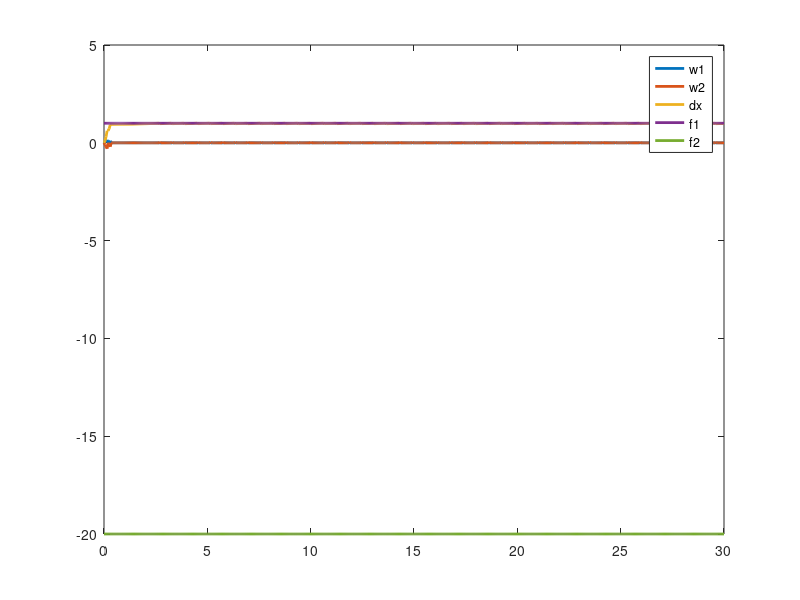
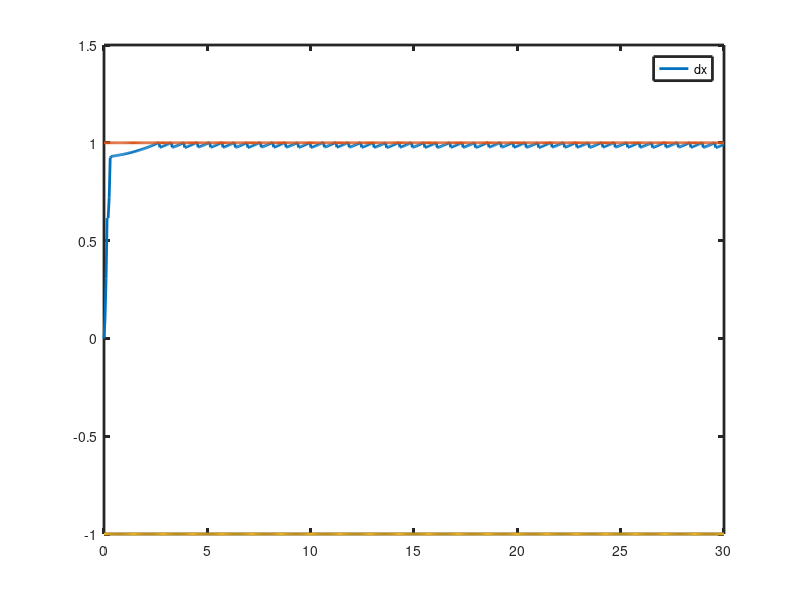
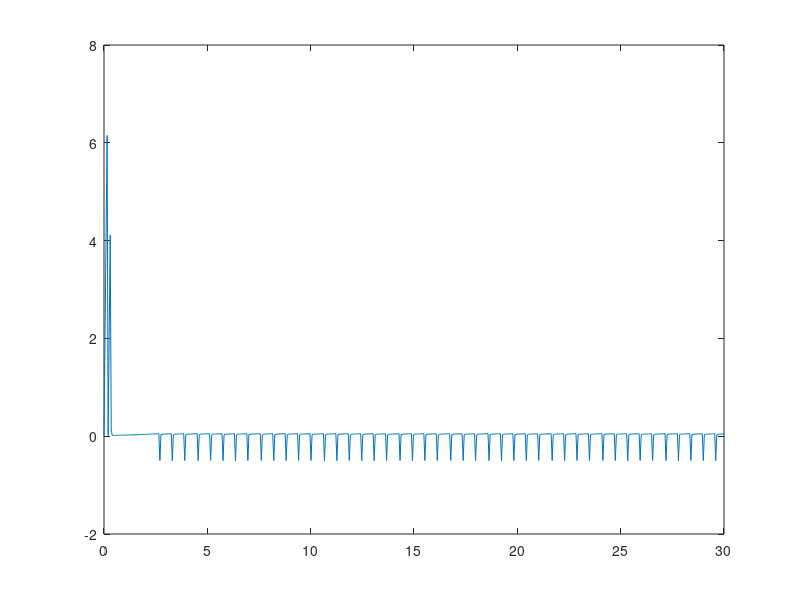

Reproduce these figures in MATLAB, in order.
##simple gear 

engaged = 0;  #reduces chatter
alpha  = 20;  #gear ratio
m1 = 1;
m2 = 10;
tend = 30;
h = 1/20;     #time step
N = tend/h;
T =  linspace(0,tend,N)';
ee = 0.0;     #restitution coefficient

fe =   2;     #engine force
fs =  -1;     #shaft torque
f = @(t) [ ones(size(t)); -alpha*ones(size(t)) ];
##f = @(t) [ fe;fs];

fig = 1;
for limit = 1
  X = [0,0];  #positions
  D = [0];    #angle difference
  V = [0,0];  #velocities
  x = [0;0];
  v = [0;0];
  dx = 0;
  M = diag([m1,m2]);
  G   = [1, -alpha];
  H   = [M -G';G, 0*1e-1];
  tau = 2;
  gamma = 1/(1+4*tau/h);
  tol =  1e-4;  #this to avoid chatter and maintain a good
                #contact. if 0, we'll probably have chatter
  ## simplify linear algebra
  schur1 = ( 1/m1 + alpha*alpha/m2 );

  t = 0;
  S = [];
  state = 0;
  u = limit;
  l = -limit;
  for i=2:N
    F =  f(t);
    if ( (l +engaged * tol) < dx && dx < u - ( engaged * tol ) )
      ## solve for free case
      w = v +  M \ (h*F);
      ddx = dx + h * (w(1)-alpha*w(2));
      ## check to see if we stepped outside
      if ( ddx > u || ddx < l )
        ## yes!  impact the thing
        state = 1;
        z = H \ [M*v; -ee*G*v];
        v = z(1:2);
        if ddx > u
          c = u-ddx;
        else
          c = l-ddx;
        endif
        ## continue the step
        z = H \ [M*v + h*F; -4*c*gamma/h  + gamma * G * v];
        v = z(1:2);
        dx += h * G * v;
        engaged = 1;
      else 
        ## still free: continue
        engaged = 0;
        state = 0;
        v   = w;
        dx += h *  (v(1)-alpha*v(2));
      endif
    else
      state = 2;
      ## gear is active
      z = H \ [M*v + h*F ; -4*dx*gamma/h + gamma *G * v];
      v = z(1:2);
      dx += h * G * v;
    endif
    x += h*v;
    X = [X;x'];
    V = [V;v'];
    D = [D;dx];
    t += h;
    S = [S;state];


  endfor

  figure(fig++); 
  hh = plot( T, V, T, D, T, reshape(f(T), length(T), 2)); 
  set(findall(hh, '-property', 'linewidth'), 'linewidth', 2);
  legend("w1", "w2", "dx", "f1", "f2"); 
  hh = figure(fig++); plot(T, D, ';dx;', T, limit+0*T, T, -limit+0*T)
  set(findall(hh, '-property', 'linewidth'), 'linewidth', 2);
  figure(fig++); 
  plot(T,V*G')
endfor
